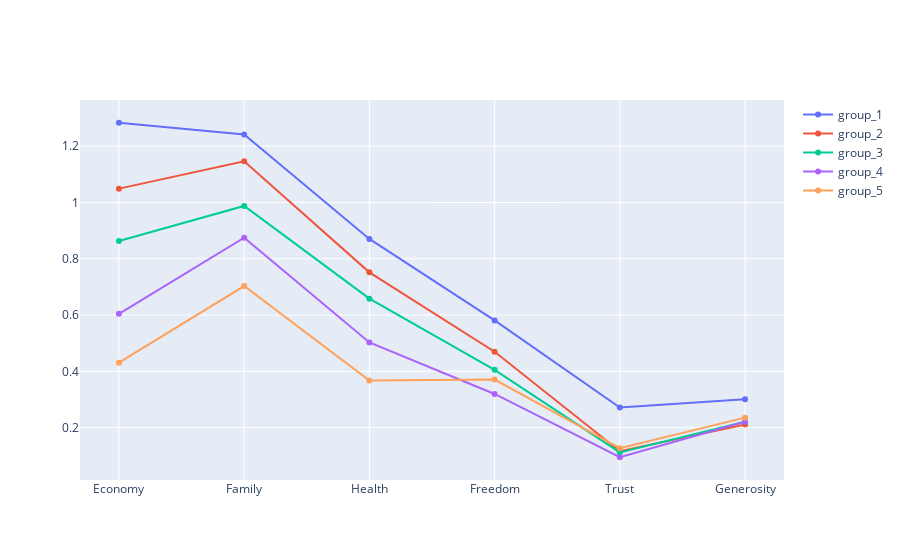

The cell this chart's notebook holds for it:
### Code cell
names = ['Economy','Family','Health','Freedom','Trust','Generosity']
fig = go.Figure()

for i in legend:
    fig.add_trace(go.Scatter(x=names,y=[summary_2015[j][i] for j in names],name=i))

fig.show()

### Figure 1 — Plotly figure (JSON) as saved in the notebook; plotly's stock layout.template omitted (floating-point values rounded to 4 significant figures)
{"data": [{"name": "group_1", "type": "scatter", "x": ["Economy", "Family", "Health", "Freedom", "Trust", "Generosity"], "y": [1.284, 1.242, 0.8705, 0.5808, 0.2715, 0.3009]}, {"name": "group_2", "type": "scatter", "x": ["Economy", "Family", "Health", "Freedom", "Trust", "Generosity"], "y": [1.049, 1.146, 0.7517, 0.4697, 0.1161, 0.211]}, {"name": "group_3", "type": "scatter", "x": ["Economy", "Family", "Health", "Freedom", "Trust", "Generosity"], "y": [0.8635, 0.9878, 0.6584, 0.4054, 0.1117, 0.2206]}, {"name": "group_4", "type": "scatter", "x": ["Economy", "Family", "Health", "Freedom", "Trust", "Generosity"], "y": [0.6044, 0.875, 0.5027, 0.3194, 0.09455, 0.2206]}, {"name": "group_5", "type": "scatter", "x": ["Economy", "Family", "Health", "Freedom", "Trust", "Generosity"], "y": [0.4307, 0.7031, 0.3672, 0.3707, 0.1267, 0.2353]}], "layout": {}}
